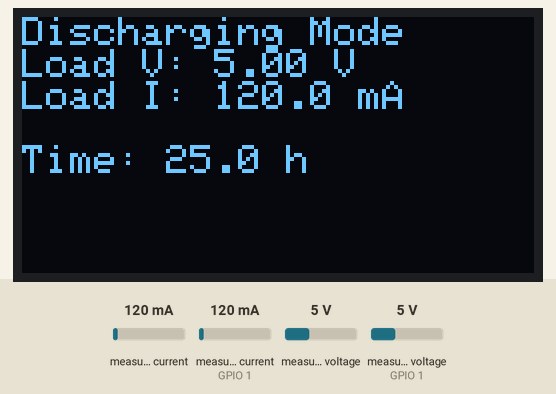
Recording of a sketch running on a simulated ESP32. On the bench: 128×64 one-colour display. The test bench sets the inputs (shaded band); at power-on: measured current 120 mA, measured voltage 5 V, measured current (sensor on GPIO 1) 120 mA, measured voltage (sensor on GPIO 1) 5 V. EEPROM starts erased; nothing arrives over Bluetooth unless stated; a phone connects over Bluetooth LE 3 s after start; what the sketch prints to the serial monitor is not drawn.

Above: at 3.2 s.
3.3 s: measured current (sensor 0) set to 40 mA
At 5.3 s:
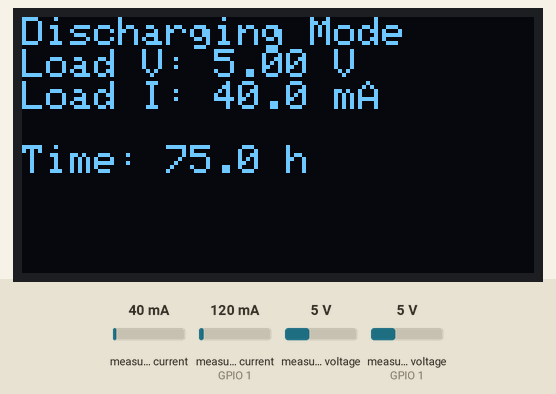
5.6 s: measured voltage (sensor 0) set to 11.2 V
At 7.2 s:
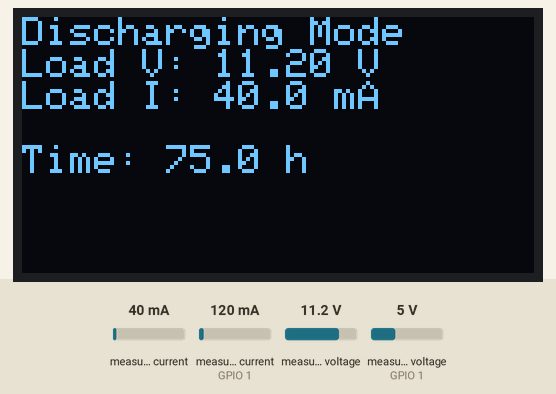
7.7 s: measured current (sensor 0) set to 500 mA
At 9.0 s:
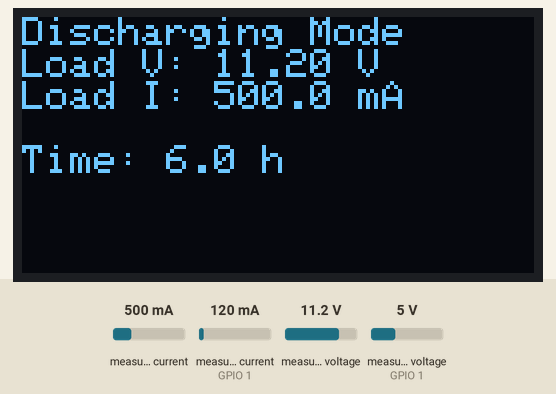
13.9 s: measured current (sensor 0) set to 1000 mA
At 15.5 s:
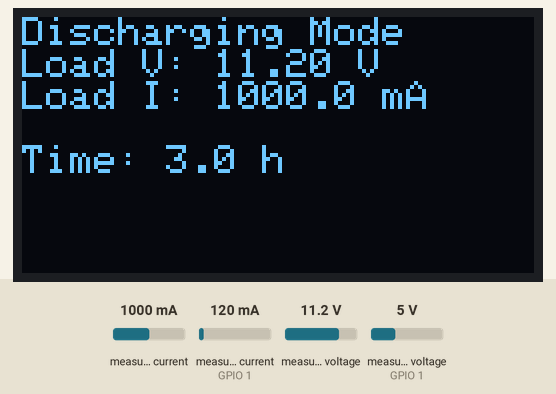
Timing chart, 0 to 17.0 s (numbered marks = the images above; inputs shaded):
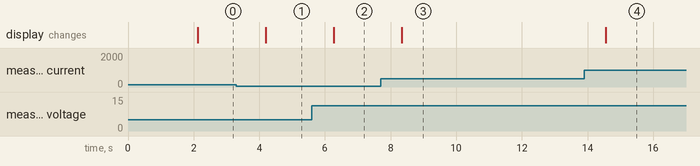

Measured:
- after the input at 3.3 s, the display: changes after 0.90 s (image 1)
- after the input at 5.6 s, the display: changes after 0.67 s (image 2)
- after the input at 7.7 s, the display: changes after 0.64 s (image 3)
- after the input at 13.9 s, the display: changes after 0.66 s (image 4)

The sketch:

combined_code_app_BLE.ino
```cpp
#include <Wire.h>
#include <Adafruit_INA219.h>
#include <Adafruit_SSD1306.h>
#include <Preferences.h>
#include <ArduinoJson.h>
#include <BLEDevice.h>
#include <BLEServer.h>
#include <BLEUtils.h>
#include <BLE2902.h>

// OLED configuration
#define SCREEN_WIDTH 128
#define SCREEN_HEIGHT 64
#define OLED_RESET -1
Adafruit_SSD1306 display(SCREEN_WIDTH, SCREEN_HEIGHT, &Wire, OLED_RESET);

// INA219 for load/discharge (battery to load) at address 0x40
Adafruit_INA219 ina219_load(0x40);

// INA219 for charging (TP4056 to battery) at address 0x41
Adafruit_INA219 ina219_charge(0x41);

// Preferences for storing capacity
Preferences preferences;

// Battery capacity (mAh)
float capacity_mAh = 3000.0;
unsigned long lastMillis = 0;

// BLE Configuration
#define SERVICE_UUID "0000180f-0000-1000-8000-00805f9b34fb"
#define CHARACTERISTIC_UUID "00002a19-0000-1000-8000-00805f9b34fb"
BLEServer *pServer = nullptr;
BLECharacteristic *pCharacteristic = nullptr;
bool deviceConnected = false;

// BLE Server Callbacks
class MyServerCallbacks : public BLEServerCallbacks {
  void onConnect(BLEServer* pServer) {
    deviceConnected = true;
    Serial.println("BLE Client Connected");
  };

  void onDisconnect(BLEServer* pServer) {
    deviceConnected = false;
    Serial.println("BLE Client Disconnected");
    pServer->startAdvertising(); // Restart advertising
  }
};

void setup() {
  Serial.begin(115200);
  while (!Serial) {
    delay(1);
  }

  Wire.begin(21, 22);

  if (!ina219_load.begin()) {
    Serial.println("Failed to find load INA219 at address 0x40");
    Serial.println("Check wiring: SDA->GPIO21, SCL->GPIO22, VCC->3V3, GND->GND, A0->GND, A1->GND");
    while (1) { delay(10); }
  }

  if (!ina219_charge.begin()) {
    Serial.println("Failed to find charge INA219 at address 0x41");
    Serial.println("Check wiring: SDA->GPIO21, SCL->GPIO22, VCC->3V3, GND->GND, A0->VCC, A1->GND");
    while (1) { delay(10); }
  }

  if (!display.begin(SSD1306_SWITCHCAPVCC, 0x3C)) {
    Serial.println(F("SSD1306 allocation failed at address 0x3C"));
    Serial.println("Check OLED wiring: SDA->GPIO21, SCL->GPIO22, VCC->3V3, GND->GND");
    while (1) { delay(10); }
  }

  preferences.begin("battery", false);
  capacity_mAh = preferences.getFloat("capacity", 3000.0);
  if (capacity_mAh < 0 || capacity_mAh > 5000) capacity_mAh = 3000.0;

  display.clearDisplay();
  display.setTextSize(1);
  display.setTextColor(SSD1306_WHITE);
  display.setCursor(0, 0);
  display.println("System Ready");
  display.println("Monitoring...");
  display.display();

  // Initialize BLE
  BLEDevice::init("EnergyMonitor");
  pServer = BLEDevice::createServer();
  pServer->setCallbacks(new MyServerCallbacks());
  BLEService *pService = pServer->createService(SERVICE_UUID);
  pCharacteristic = pService->createCharacteristic(
                      CHARACTERISTIC_UUID,
                      BLECharacteristic::PROPERTY_READ | BLECharacteristic::PROPERTY_NOTIFY
                    );
  pCharacteristic->addDescriptor(new BLE2902());
  pService->start();
  pServer->startAdvertising();
  Serial.println("Waiting for BLE connection...");

  Serial.println("INA219s and OLED initialized successfully");
  Serial.println("Charging mode: ESP32 powered by external 5V supply (VIN to power supply positive)");
  Serial.println("Discharging mode: ESP32 powered by battery (VIN to battery positive)");
  Serial.println("Format: Battery V | Load I | Charge I | Capacity | Remaining Time | Mode");
  delay(2000);
}

void loop() {
  unsigned long currentMillis = millis();
  float delta_t = (currentMillis - lastMillis) / 1000.0;
  lastMillis = currentMillis;

  float shunt_load_mV = ina219_load.getShuntVoltage_mV();
  float bus_load_V = ina219_load.getBusVoltage_V();
  float current_load_mA = ina219_load.getCurrent_mA();

  float shunt_charge_mV = ina219_charge.getShuntVoltage_mV();
  float bus_charge_V = ina219_charge.getBusVoltage_V();
  float current_charge_mA = ina219_charge.getCurrent_mA();

  float battery_V;
  float load_V = bus_load_V;
  float charge_V = bus_charge_V;
  bool isDischarging = (current_load_mA > 5.0);
  bool isCharging = (!isDischarging && current_charge_mA > 1.0 && bus_charge_V > 4.0);
  String mode = isCharging ? "Charging" : isDischarging ? "Discharging" : "Idle";

  if (isCharging) {
    battery_V = bus_charge_V + (shunt_charge_mV / 1000.0);
  } else {
    battery_V = bus_load_V + (shunt_load_mV / 1000.0);
  }
  float load_current_mA = current_load_mA;

  float load_power_mW = load_V * load_current_mA;
  float charge_power_mW = charge_V * current_charge_mA;

  float remaining_time_h = 0.0;
  if (isCharging) {
    capacity_mAh += (current_charge_mA * delta_t / 3600.0);
    if (capacity_mAh < 0) capacity_mAh = 0;
    if (capacity_mAh > 5000) capacity_mAh = 5000;
    preferences.putFloat("capacity", capacity_mAh);
  } else if (isDischarging) {
    capacity_mAh -= (current_load_mA * delta_t / 3600.0);
    if (capacity_mAh < 0) capacity_mAh = 0;
    preferences.putFloat("capacity", capacity_mAh);
    if (load_current_mA > 0) {
      remaining_time_h = capacity_mAh / load_current_mA;
    }
  }

  if (deviceConnected) {
    DynamicJsonDocument doc(1024);
    doc["battery_V"] = battery_V;
    doc["load_shunt_mV"] = shunt_load_mV;
    doc["load_I_mA"] = load_current_mA;
    doc["load_power_mW"] = load_power_mW;
    doc["charge_shunt_mV"] = shunt_charge_mV;
    doc["charge_I_mA"] = current_charge_mA;
    doc["charge_power_mW"] = charge_power_mW;
    doc["capacity_mAh"] = capacity_mAh;
    doc["remaining_time_h"] = remaining_time_h;
    doc["mode"] = mode;
    String output;
    serializeJson(doc, output);
    pCharacteristic->setValue(output.c_str());
    pCharacteristic->notify();
    Serial.println("BLE Sent: " + output);
  }

  Serial.print("Load INA219 Raw: Shunt=");
  Serial.print(shunt_load_mV, 2);
  Serial.print(" mV, Bus=");
  Serial.print(bus_load_V, 2);
  Serial.print(" V, Current=");
  Serial.print(current_load_mA, 2);
  Serial.println(" mA");
  Serial.print("Charge INA219 Raw: Shunt=");
  Serial.print(shunt_charge_mV, 2);
  Serial.print(" mV, Bus=");
  Serial.print(bus_charge_V, 2);
  Serial.print(" V, Current=");
  Serial.print(current_charge_mA, 2);
  Serial.println(" mA");

  Serial.print("Battery V: ");
  Serial.print(battery_V, 2);
  Serial.print(" V | Load I: ");
  Serial.print(load_current_mA, 2);
  Serial.print(" mA | Charge I: ");
  Serial.print(current_charge_mA, 2);
  Serial.print(" mA | Capacity: ");
  Serial.print(capacity_mAh, 2);
  Serial.print(" mAh | Time: ");
  Serial.print(remaining_time_h, 2);
  Serial.print(" h | Mode: ");
  Serial.println(mode);

  display.clearDisplay();
  display.setTextSize(1);
  display.setCursor(0, 0);
  if (isCharging) {
    display.println("Charging Mode");
    display.print("Charge V: ");
    display.print(charge_V, 2);
    display.println(" V");
    display.setCursor(0, 16);
    display.print("Charge I: ");
    display.print(current_charge_mA, 1);
    display.println(" mA");
    display.setCursor(0, 32);
    display.print("Cap: ");
    display.print((int)capacity_mAh);
    display.println(" mAh");
  } else if (isDischarging) {
    display.println("Discharging Mode");
    display.print("Load V: ");
    display.print(load_V, 2);
    display.println(" V");
    display.setCursor(0, 16);
    display.print("Load I: ");
    display.print(load_current_mA, 1);
    display.println(" mA");
    display.setCursor(0, 32);
    display.print("Time: ");
    display.print(remaining_time_h, 1);
    display.println(" h");
  } else {
    display.println("Idle Mode");
    display.println("No activity");
    display.setCursor(0, 32);
    display.print("Charge I: ");
    display.print(current_charge_mA, 1);
    display.println(" mA");
  }
  display.display();

  delay(2000);
}

void loopEnd() {
  preferences.end();
}
```
